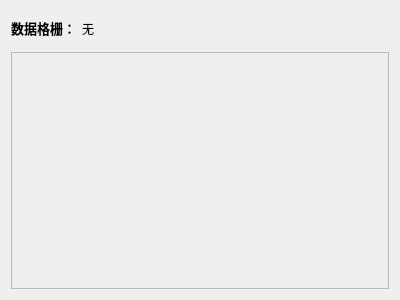
<?xml version="1.0" encoding="UTF-8"?>
<ui version="4.0">
 <class>FileDownLoadWidget</class>
 <widget class="QWidget" name="FileDownLoadWidget">
  <property name="geometry">
   <rect>
    <x>0</x>
    <y>0</y>
    <width>400</width>
    <height>300</height>
   </rect>
  </property>
  <property name="windowTitle">
   <string>Form</string>
  </property>
  <layout class="QVBoxLayout" name="verticalLayout_2">
   <item>
    <layout class="QHBoxLayout" name="horizontalLayout">
     <item>
      <widget class="QLabel" name="label">
       <property name="minimumSize">
        <size>
         <width>0</width>
         <height>20</height>
        </size>
       </property>
       <property name="maximumSize">
        <size>
         <width>16777215</width>
         <height>20</height>
        </size>
       </property>
       <property name="font">
        <font>
         <pointsize>10</pointsize>
         <weight>75</weight>
         <bold>true</bold>
        </font>
       </property>
       <property name="text">
        <string>数据格栅：</string>
       </property>
      </widget>
     </item>
     <item>
      <widget class="QLabel" name="label_2">
       <property name="text">
        <string>无</string>
       </property>
      </widget>
     </item>
     <item>
      <spacer name="horizontalSpacer">
       <property name="orientation">
        <enum>Qt::Horizontal</enum>
       </property>
       <property name="sizeHint" stdset="0">
        <size>
         <width>40</width>
         <height>20</height>
        </size>
       </property>
      </spacer>
     </item>
     <item>
      <widget class="QPushButton" name="pushButton">
       <property name="minimumSize">
        <size>
         <width>35</width>
         <height>35</height>
        </size>
       </property>
       <property name="maximumSize">
        <size>
         <width>35</width>
         <height>35</height>
        </size>
       </property>
       <property name="styleSheet">
        <string notr="true">border:0px;
background-color: rgba(255, 255, 255, 0);
border-image: url(:/image/upload.svg);</string>
       </property>
       <property name="text">
        <string/>
       </property>
      </widget>
     </item>
    </layout>
   </item>
   <item>
    <widget class="QScrollArea" name="scrollArea">
     <property name="widgetResizable">
      <bool>true</bool>
     </property>
     <widget class="QWidget" name="scrollAreaWidgetContents_2">
      <property name="geometry">
       <rect>
        <x>0</x>
        <y>0</y>
        <width>386</width>
        <height>245</height>
       </rect>
      </property>
      <layout class="QHBoxLayout" name="horizontalLayout_2">
       <item>
        <layout class="QVBoxLayout" name="verticalLayout"/>
       </item>
      </layout>
     </widget>
    </widget>
   </item>
  </layout>
 </widget>
 <resources/>
 <connections/>
</ui>
